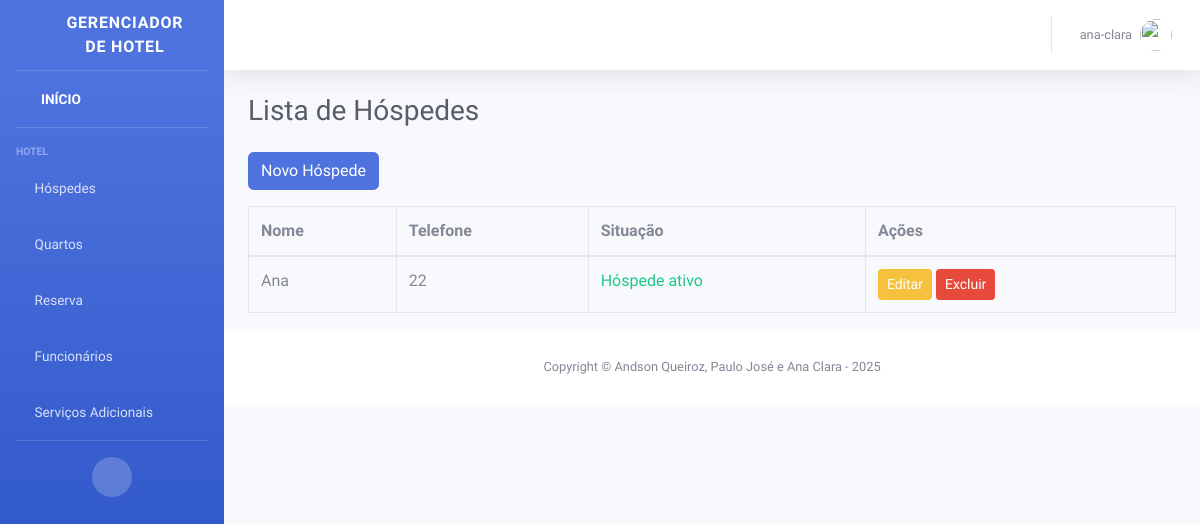
/hospedes (signed in), run on the app's committed database.
### clientes/models.py (models this page shows, shortened)
class Hospede(models.Model):
    nome = models.CharField(max_length=100)
    telefone = models.CharField(max_length=20)
    ativo = models.BooleanField(default=False)
    cpf = models.CharField(primary_key=True, max_length=14)

### clientes/views.py (the view)
# urls.py: path('hospedes', views.listar_hospedes, name='listar_hospedes'),
@login_required
def listar_hospedes(request):
    hospedes = Hospede.objects.all()
    return render(request, 'hospedes/listar.html', {'hospedes': hospedes})

### templates/hospedes/listar.html
{% extends 'base.html' %}
{% block content %}
<div class="container-fluid">
  <h1 class="h3 mb-4 text-gray-800">Lista de Hóspedes</h1>
  <a href="{% url 'cadastrar_hospede' %}" class="btn btn-primary mb-3">Novo Hóspede</a>
  <table class="table table-bordered">
    <thead>
      <tr>
        <th>Nome</th>
        <th>Telefone</th>
        <th>Situação</th>
        <th>Ações</th>
      </tr>
    </thead>
    <tbody>
      {% for hospede in hospedes %}
      <tr>
        <td>{{ hospede.nome }}</td>
        <td>{{ hospede.telefone }}</td>
          {% if hospede.ativo %}
            <td class="text-success">Hóspede ativo</td>
          {% else %}
            <td class="text-danger">Hóspede não ativo</td>
          {% endif %}
        <td>
          <a href="{% url 'editar_hospede' hospede.cpf %}" class="btn btn-warning btn-sm">Editar</a>
          <a href="{% url 'deletar_hospede' hospede.cpf %}" class="btn btn-danger btn-sm" onclick="return confirm('Tem certeza que deseja excluir este hóspede?')">Excluir</a>
        </td>
      </tr>
      {% empty %}
      <tr>
        <td colspan="5">Nenhum hóspede cadastrado.</td>
      </tr>
      {% endfor %}
    </tbody>
  </table>
</div>
{% endblock %}

### templates/base.html (shortened to what this page needs)
<!DOCTYPE html>
<html lang="en">
{% load static %}
<head>
    <link href="{% static 'vendor/fontawesome-free/css/all.min.css' %}" rel="stylesheet" type="text/css">
    <link href="{% static 'css/sb-admin-2.min.css' %}" rel="stylesheet">
</head>
<body id="page-top d-flex flex-column min-vh-100">
    <div id="wrapper">
        <ul class="navbar-nav bg-gradient-primary sidebar sidebar-dark accordion" id="accordionSidebar">
            <a class="sidebar-brand d-flex align-items-center justify-content-center" href="index.html">
                <div class="sidebar-brand-icon rotate-n-15">
                    <i class="fas fa-laugh-wink"></i>
                </div>
                <div class="sidebar-brand-text mx-3">Gerenciador de HOTEL</div>
            </a>
            <hr class="sidebar-divider my-0">
            <li class="nav-item active">
                <a class="nav-link" href="{% url 'listar_tudo' %}">
                    <i class="fas fa-fw fa-tachometer-alt"></i>
                    <span>INÍCIO</span></a>
            </li>
            <hr class="sidebar-divider">
            <div class="sidebar-heading">
                Hotel
            </div>
            <li class="nav-item">
                <a class="nav-link collapsed" href="#" data-toggle="collapse" data-target="#collapseTwo"
                    aria-expanded="true" aria-controls="collapseTwo">
                    <i class="fas fa-suitcase-rolling"></i>
                    <span>Hóspedes</span>
                </a>
            </li>
            <li class="nav-item">
                <a class="nav-link collapsed" href="#" data-toggle="collapse" data-target="#collapseUtilities"
                    aria-expanded="true" aria-controls="collapseUtilities">
                    <i class="fas fa-bed"></i>
                    <span>Quartos</span>
                </a>
            </li>
            <li class="nav-item">
                <a class="nav-link collapsed" href="#" data-toggle="collapse" data-target="#collapseReserva"
                    aria-expanded="true" aria-controls="collapseReserva">
                    <i class="fas fa-hotel"></i>
                    <span>Reserva</span>
                </a>
            </li>
            <li class="nav-item">
                <a class="nav-link collapsed" href="#" data-toggle="collapse" data-target="#collapseFuncionarios"
                    aria-expanded="true" aria-controls="collapseFuncionarios">
                    <i class="fas fa-user-tie"></i>
                    <span>Funcionários</span>
                </a>
            </li>
             <li class="nav-item">
                <a class="nav-link collapsed" href="#" data-toggle="collapse" data-target="#collapseServicos"
                    aria-expanded="true" aria-controls="collapseServicos">
                    <i class="fas fa-concierge-bell"></i>
                    <span>Serviços Adicionais</span>
                </a>
            </li>
            <hr class="sidebar-divider d-none d-md-block">
            <div class="text-center d-none d-md-inline">
                <button class="rounded-circle border-0" id="sidebarToggle"></button>
            </div>
        </ul>
        <div id="content-wrapper" class="d-flex flex-column">
            <main id="content" class="flex-fill">
                <nav class="navbar navbar-expand navbar-light bg-white topbar mb-4 static-top shadow">
                    <ul class="navbar-nav ml-auto">
                        {% if user.is_authenticated %}
                        <li class="nav-item dropdown no-arrow">
                            <a class="nav-link dropdown-toggle" href="#" id="userDropdown" role="button"
                                data-toggle="dropdown" aria-haspopup="true" aria-expanded="false">
                                <span class="mr-2 d-none d-lg-inline text-gray-600 small">{{ user.username }}</span>
                                <img class="img-profile rounded-circle" src="{% static 'img/undraw_profile.svg' %}">
                            </a>
                        </li>
                    {% else %}
                        <li class="nav-item">
                            <a class="nav-link" href="{% url 'login' %}">Login</a>
                        </li>
                    {% endif %}
                    </ul>
                </nav>
                {% block content %}{% endblock %}
            <footer class="footer sticky-footer bg-white">
                <div class="container my-auto">
                    <div class="copyright text-center my-auto">
                        <span>Copyright &copy; Andson Queiroz, Paulo José e Ana Clara - 2025</span>
                    </div>
                </div>
            </footer>
        </div>
    </div>
</body>
</html>

### data on the page
Hospede: nome "Ana", telefone "22", ativo "Hóspede ativo"

### other printed values
{{ user.username }} "ana-clara"
